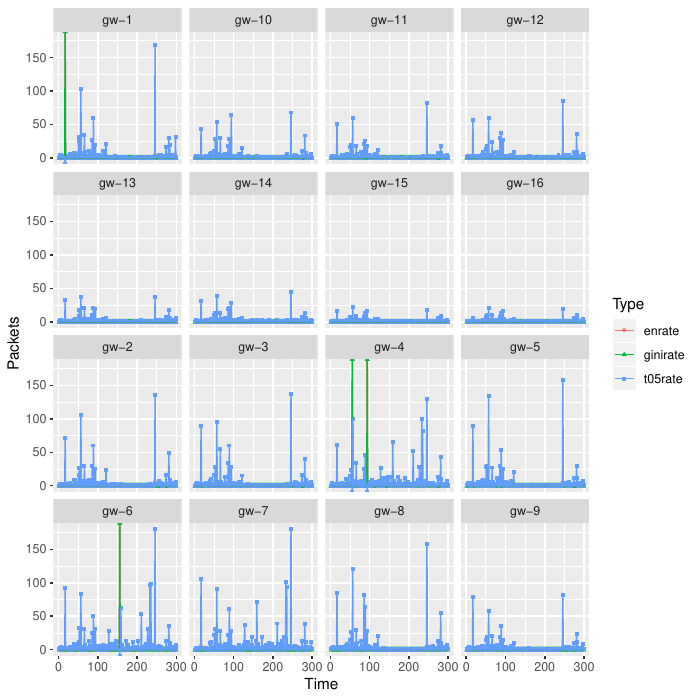

The R source for this figure:

library(ggplot2)
library(scales)
library(doBy)
library(reshape2)


# rate = read.table("rate-trace.txt", header=T)
# rate$Node = factor(rate$Node)
# # rate$PacketRaw <- rate$PacketRaw
# rate$Type = factor(rate$Type)

# rate.combined = summaryBy(. ~ Time + Node + Type, data=rate, FUN=sum)
# root1 = subset(rate.combined, Type=="OutInterests")
# root2 = subset(rate.combined, Type=="InData")
# df = data.frame(Time = root1$Time, Node = root1$Node, Rate = root2$PacketRaw.sum / root1$PacketRaw.sum)
# df.test = subset(df, grepl("^good-leaf-", Node))
# df.avg = summaryBy(. ~ Time, data=df.test, FUN=mean)

data = read.table("index.txt", header=T)
data$Node = factor(data$Node)
data.test = subset(data, grepl("^gw", Node))
data = droplevels(data.test)
fa = levels(data$Node)
data$id = seq_len(nrow(data))
df <- melt(data, id.var = c("Time", "Node"))
names(df) <- c('Time', 'Node', 'Type', 'Rate')
df = subset(df, Type %in% c('enrate', 'ginirate', 't05rate'))
df = subset(df, Time != 1)

pdf("incrate.pdf")
for(i in 1:ceiling(length(fa)/16)){
  sub_class=fa[c(1:16)+(i-1)*16]
  g.root <- ggplot(subset(df, Node %in% sub_class)) +
    geom_point(aes (x=Time, y=Rate, color=Type, shape=Type), size=1) +
    geom_line(aes (x=Time, y=Rate, color=Type), size=0.5) +
    ylab("Packets") +
    facet_wrap(~ Node)
  print(g.root)
}

for(i in 1:ceiling(length(fa)/16)){
  sub_class=fa[c(1:16)+(i-1)*16]
  g.root <- ggplot(subset(df, Node %in% sub_class & Type=='enrate')) +
    geom_point(aes (x=Time, y=Rate), size=1) +
    geom_line(aes (x=Time, y=Rate), size=0.5) +
    ylab("q=1") +
    facet_wrap(~ Node)
  print(g.root)
}

for(i in 1:ceiling(length(fa)/16)){
  sub_class=fa[c(1:16)+(i-1)*16]
  g.root <- ggplot(subset(df, Node %in% sub_class & Type=='ginirate')) +
    geom_point(aes (x=Time, y=Rate), size=1) +
    geom_line(aes (x=Time, y=Rate), size=0.5) +
    ylab("q=2") +
    facet_wrap(~ Node)
  print(g.root)
}

for(i in 1:ceiling(length(fa)/16)){
  sub_class=fa[c(1:16)+(i-1)*16]
  g.root <- ggplot(subset(df, Node %in% sub_class & Type=='t05rate')) +
    geom_point(aes (x=Time, y=Rate), size=1) +
    geom_line(aes (x=Time, y=Rate), size=0.5) +
    ylab("q=0.5") +
    facet_wrap(~ Node)
  print(g.root)
}




retval <- dev.off()